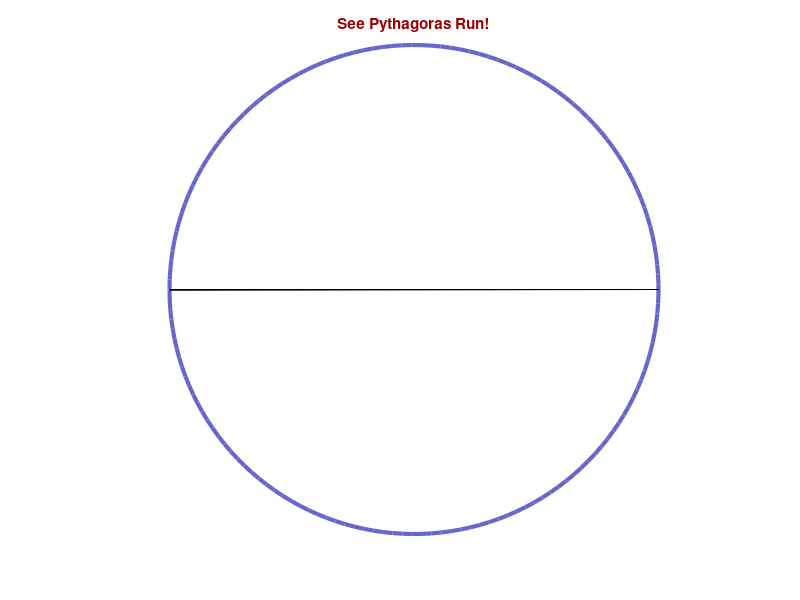

This chart was generated by the following MATLAB code:
c = -pi:.04:pi;
cx = cos(c);
cy = -sin(c);
hf = figure('color','white');
axis off, axis equal
line(cx, cy, 'color', [.4 .4 .8],'LineWidth',3);
title('See Pythagoras Run!','Color',[.6 0 0])
hold on
x = [-1 0 1 -1];
y =   [0 0 0 0];
ht = area(x,y,'facecolor',[.6 0 0]);
set(ht,'XDataSource','x')
set(ht,'YDataSource','y')
for j = 1:length(c)
    x(2) = cx(j);
    y(2) = cy(j);
    refreshdata(hf,'caller')
    drawnow
end